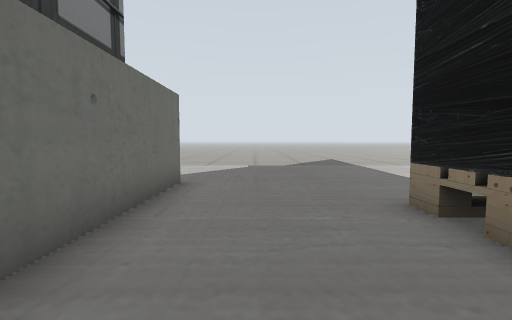
view 1 (above)

19 first-person views from a walk through a Gazebo world. The camera is 0.5 m above the floor, tilts 4° down and sees 85° across. The lines on the ground mark 1 m squares. The floor is counted in squares, 0.5 m on a side. Each view is taken from the middle of a square. On the plan, view 1 faces up. The plan holds only what a view shows up to about 11 squares ahead; the rest is blank. The place goes on beyond the plan. Robots are left out. Some surface patterns are stand-ins.

view 2
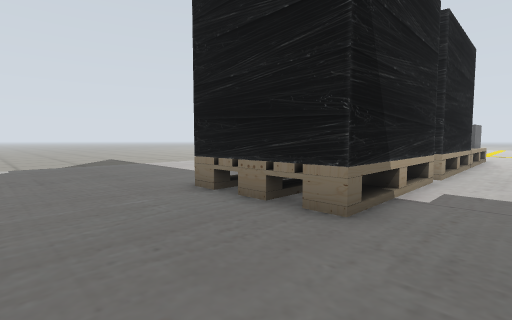

view 3
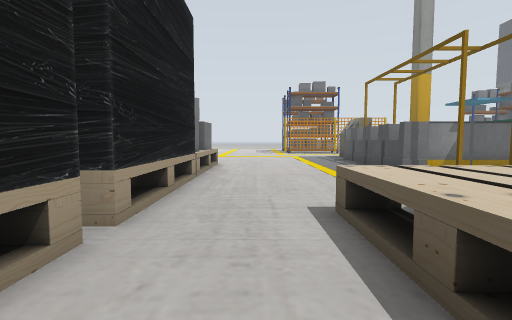

view 4
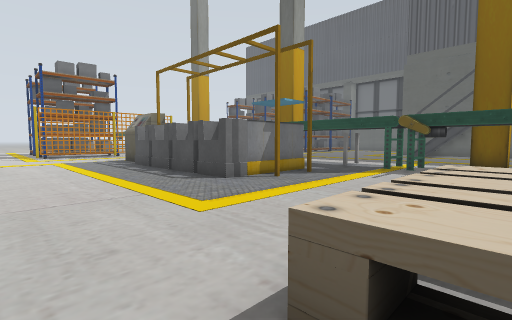

view 5
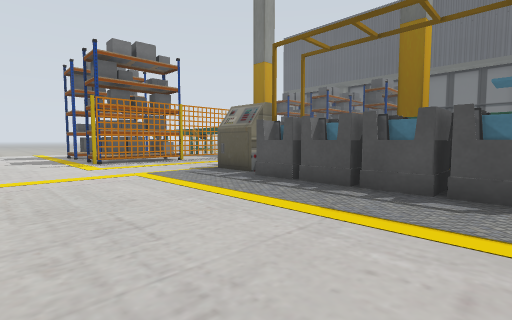

view 6
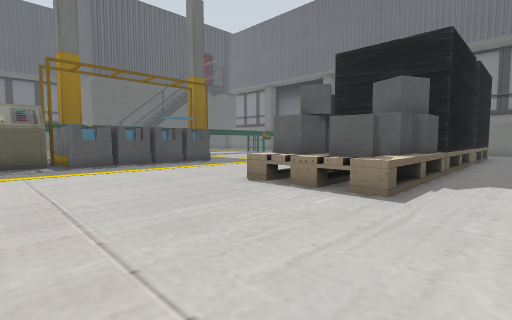

view 7
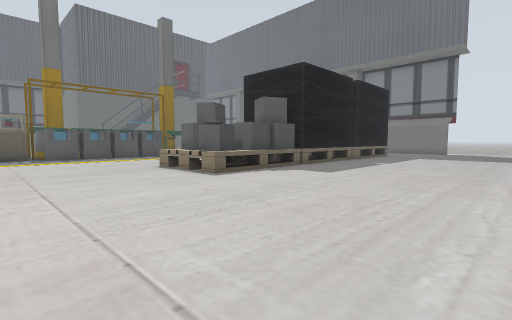

view 8
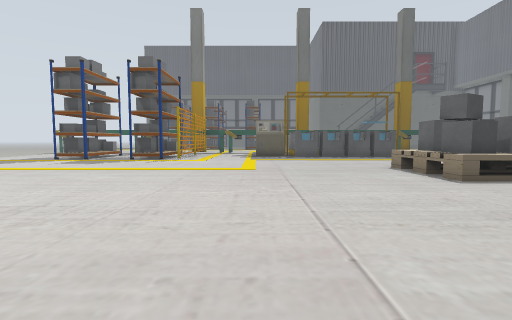

view 9
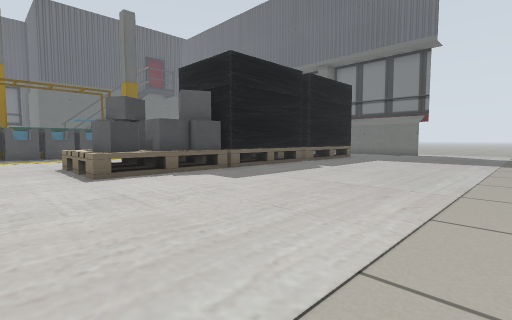

view 10
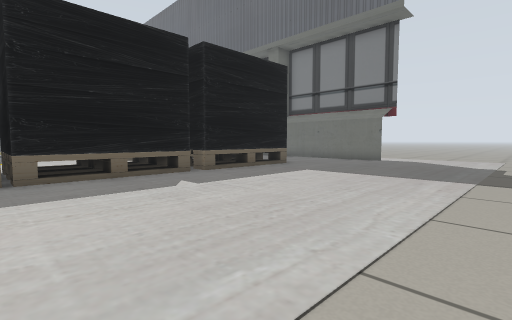

view 11
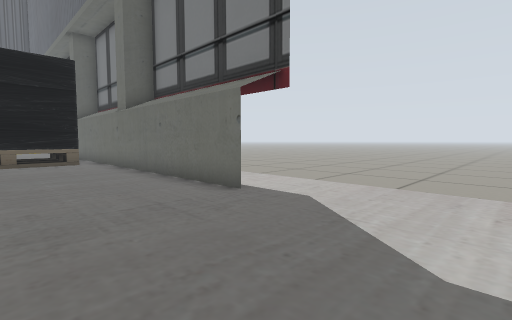

view 12
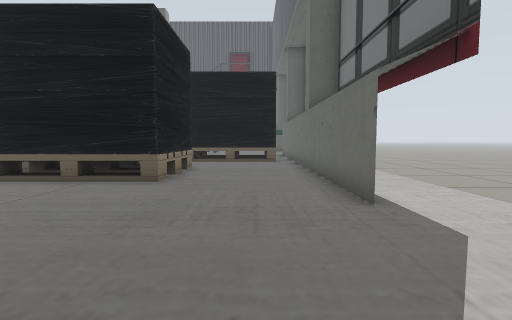

view 13
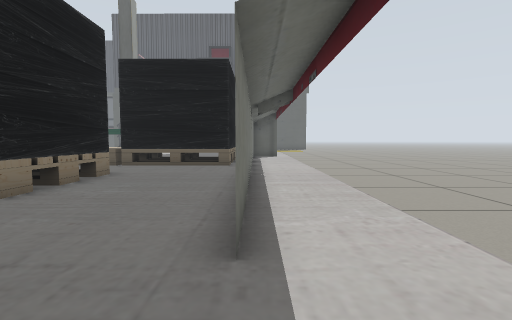

view 14
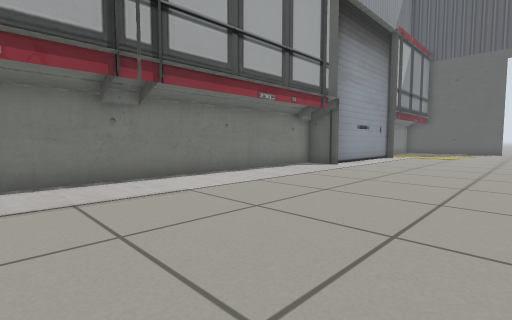

view 15
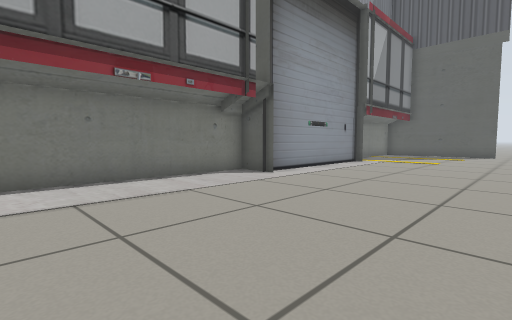

view 16
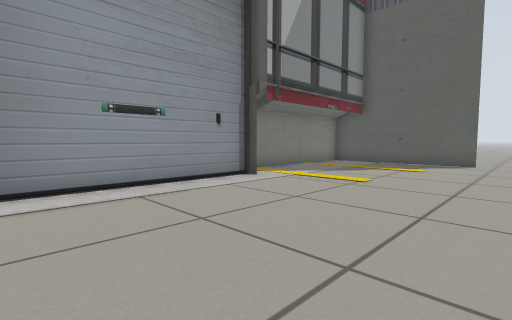

view 17
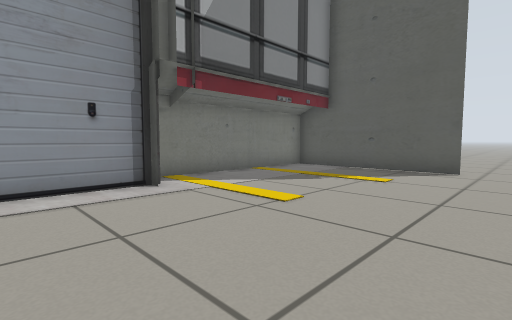

view 18
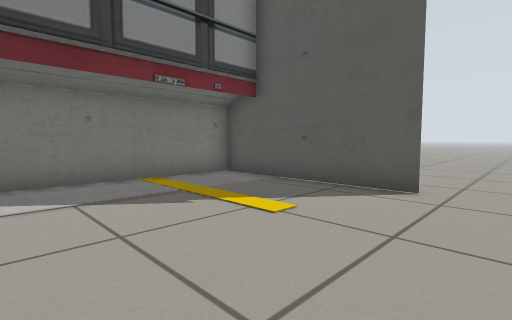

view 19
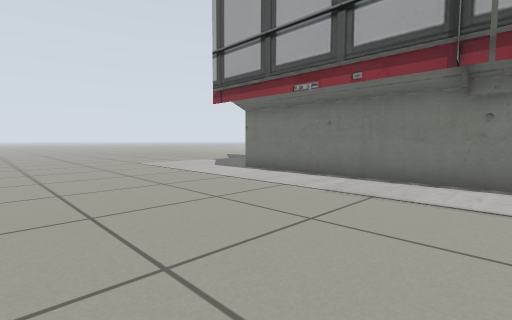

### Floor plan
Key: @ floor where view 1 was taken; # wall or solid block; . floor; = window, fence, low wall or low ledge; P yellow post; B bin; O other object.
Columns run from 9 left of view 1 to 25 right of it. Each row starts with its distance up from view 1.
 12  ..      ................. .
 11  ............................ .
 10 ................................
  9 .................................
  8 ..................................
  7 ...................................
  6 .......#...........................
  5 .......#...........................
  4 .......#....#############=.........
  3 .......#....#############=.........
  2 .......#....#############=.........
  1 .......#....#############=.........
  0 .......#.@.........................
 -1 .......#...........................
 -2 .......####   ===..................
 -3 .......#      ###=................#
 -4 .......#        #=................#
 -5 .......#        #= ..............
 -6 .......#        .. ...######.##.
 -7 .......#           ..PB#BBBBP##
 -8 ......##           ..PBOB  BP
 -9 ......#            ...BB
-10 ......#            ....
-11 ......#         ##########
-12 ......#            ##
-13 ......#
-14 ......#
-15 ......##
-16 .......#
-17 .......#
-18 .......#
-19 .......#
-20 .......#
-21 .......#
-22 ..######
-23 ...
-24 ...
-25 ...
-26 ...
-27  ...
-28  ...
-29  ..

Where each view was taken, in squares from view 1:
view 1: 0 up, 0 right, facing up
view 2: 1 down, 1 left, facing up-right
view 3: 1 down, 4 right, facing right
view 4: 1 down, 7 right, facing down-right
view 5: 0 up, 13 right, facing down-right
view 6: 6 up, 21 right, facing down-left
view 7: 11 up, 21 right, facing down-left
view 8: 11 up, 21 right, facing down
view 9: 12 up, 18 right, facing down-left
view 10: 12 up, 12 right, facing down-left
view 11: 11 up, 2 right, facing down-left
view 12: 11 up, 0 right, facing down
view 13: 9 up, 2 left, facing down
view 14: 2 up, 9 left, facing down-right
view 15: 2 down, 9 left, facing down-right
view 16: 9 down, 9 left, facing down-right
view 17: 12 down, 9 left, facing down-right
view 18: 16 down, 9 left, facing down-right
view 19: 1 down, 9 left, facing up-right
